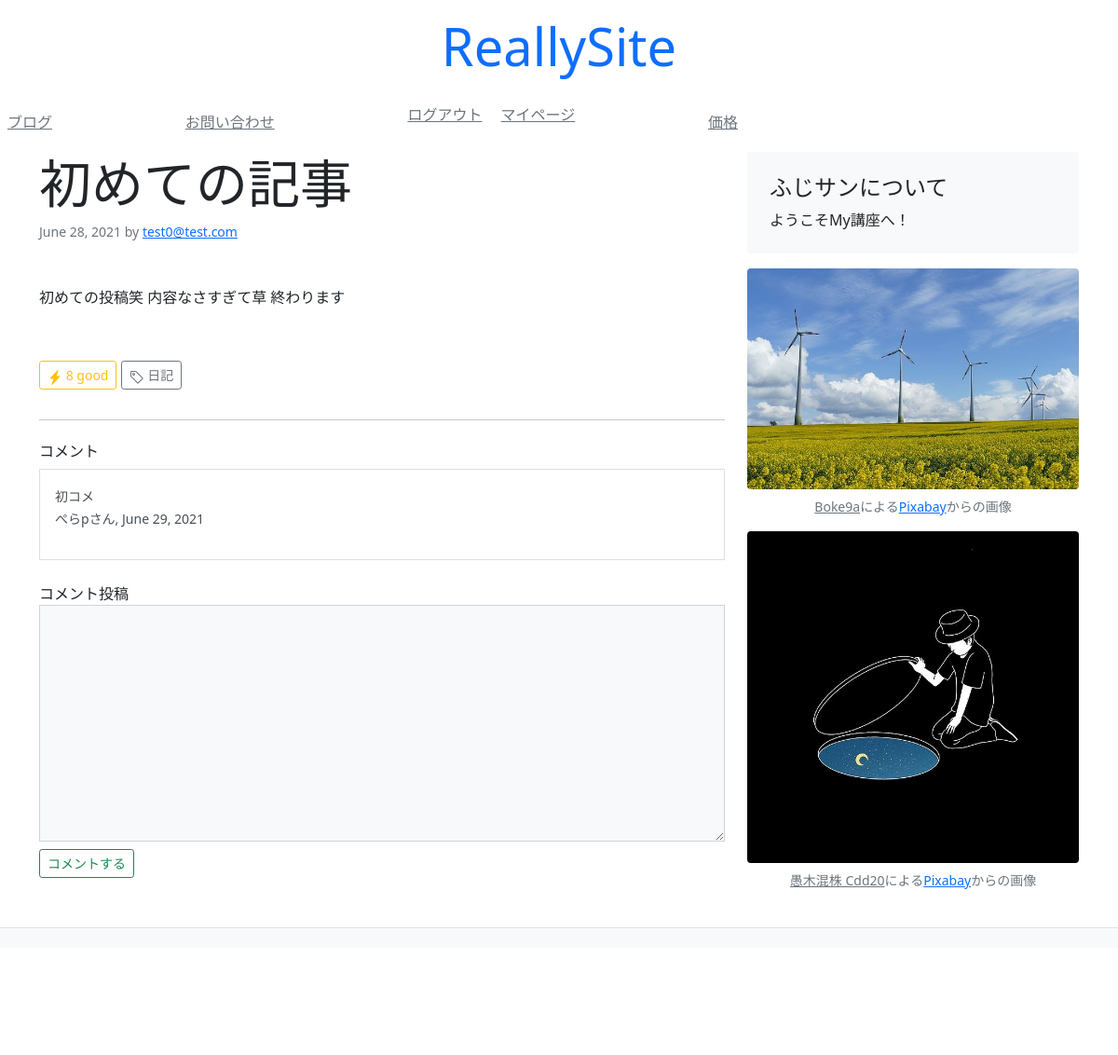
Screenshot of /blog/1/ (signed in) with the database file from the repository.
### blog/models.py (models this page shows, shortened)
class Article(models.Model):
    title = models.CharField(default="", max_length=30)
    text = models.TextField(default="")
    author = models.ForeignKey(get_user_model(), on_delete=models.CASCADE)
    created_at = models.DateField(auto_now_add=True)
    updated_at = models.DateField(auto_now=True)
    count = models.IntegerField(default=0)
    tags = models.ManyToManyField(Tag, blank=True)

class Tag(models.Model):
    slug = models.CharField(primary_key=True, unique=True, max_length=15)
    name = models.CharField(unique=True, max_length=15)

class Comment(models.Model):
    comment = models.TextField(default="", max_length=500)
    created_at = models.DateField(auto_now_add=True)
    user = models.ForeignKey(get_user_model(), on_delete=models.CASCADE)
    article = models.ForeignKey(Article, on_delete=models.CASCADE)

### mysite/models/account_models.py (models this page shows, shortened)
class User(AbstractBaseUser):
    email = models.EmailField(
        max_length=255,
        unique=True,
    )
    is_active = models.BooleanField(default=True)
    is_admin = models.BooleanField(default=False)
    objects = UserManager()
    USERNAME_FIELD = 'email'
    REQUIRED_FIELDS = []
    def __str__(self):
        return self.email

### mysite/models/profile_models.py (models this page shows)
class Profile(models.Model):
    user = models.OneToOneField(get_user_model(), unique=True, on_delete=models.CASCADE, primary_key=True)
    username = models.CharField(default="匿名ユーザー", max_length=30)
    zip_code = models.CharField(default="", max_length=10)
    prefecture = models.CharField(default="", max_length=6)
    city = models.CharField(default="", max_length=100)
    address = models.CharField(default="", max_length=100)

### blog/views.py (the view, shortened to what this page needs)
# urls.py: path('<slug:pk>/', views.article)
def article(request, pk):
    obj = Article.objects.get(pk=pk)
    comments = Comment.objects.filter(article=obj)
    context = {
        'pk': pk,
        'obj': obj,
        'comments': comments
    }
    return render(request, 'blog/article.html', context)

### templates/blog/article.html (shortened to what this page needs)
{% extends 'mysite/base.html' %}
{% block content %}
  <main class="container">
    <div class="row">
      <div class="col-md-8">
        <h3 class="font-italic display-4">
          {{ obj.title }}
        </h3>
        <p class="small text-muted text-right">{{ obj.created_at }}
          by
          <a href="#">{{ obj.author }}</a>
        </p>
        <div class="my-5">{{ obj.text }}</div>
        <div>
          {% include "mysite/snippets/like_count.html" %}
          {% include "mysite/snippets/tag.html" %}
        </div>
        <hr class="my-4">
        {% include "mysite/snippets/comment.html" %}
      </div>
      {% include "mysite/snippets/sidebar.html" %}
    </div>
  </main>
{% endblock %}

### templates/mysite/snippets/like_count.html (shortened to what this page needs)
<form method="POST" class="d-inline">
  <button type="submit" class="btn btn-sm btn-outline-warning">
    <svg xmlns="http://www.w3.org/2000/svg" width="16" height="16" fill="currentColor" class="bi bi-lightning-fill" viewbox="0 0 16 16">
      <path fill-rule="evenodd" d="M11.251.068a.5.5 0 0 1 .227.58L9.677 6.5H13a.5.5 0 0 1 .364.843l-8 8.5a.5.5 0 0 1-.842-.49L6.323 9.5H3a.5.5 0 0 1-.364-.843l8-8.5a.5.5 0 0 1 .615-.09z"/>
    </svg>
    {{ obj.count }}
    good
  </button>
</form>

### templates/mysite/snippets/tag.html (shortened to what this page needs)
{% for tag in obj.tags.all %}
  <a href="/blog/tags/{{ tag.slug }}/" class="btn btn-sm my-2 btn-outline-secondary">
    {{ tag.name }}
  </a>
{% endfor %}

### templates/mysite/snippets/comment.html (shortened to what this page needs)
<div>
  <h3 class="h6">コメント</h3>
  <div class="list-group">
    {% for comment in comments %}
      <a class="list-group-item list-group-item-action p-3 rounded-0">
        <p class="m-0">
          <small>{{ comment.comment }}</small>
        </p>
        <p class="m-8">
          <small>{{ comment.user.profile.username }}さん,
            {{ comment.created_at }}
          </small>
        </p>
      </a>
    {% endfor %}
  </div>
  {% if user.is_authenticated %}
    <form method="POST" class="my-4">
      <div class="mb-2">
        <label>コメント投稿</label>
        <textarea class="rounded-0 bg-light form-control" name="comment" cols="30" rows="10"></textarea>
      </div>
      <div class="text-right">
        <button class="btn btn-sm btn-outline-success" type="submit">コメントする</button>
      </div>
    </form>
  {% else %}
    <p class="my-4">
      コメントを投稿するには<a href="/login/">ログイン</a>してください
    </p>
  {% endif %}
</div>

### rows the page displays
Article: title "初めての記事", created_at "June 28, 2021", author "test0@test.com", text "初めての投稿笑 内容なさすぎて草 終わります", count "8"
Tag: name "日記"
Comment: comment "初コメ", user.profile.username "ぺらp", created_at "June 29, 2021"
